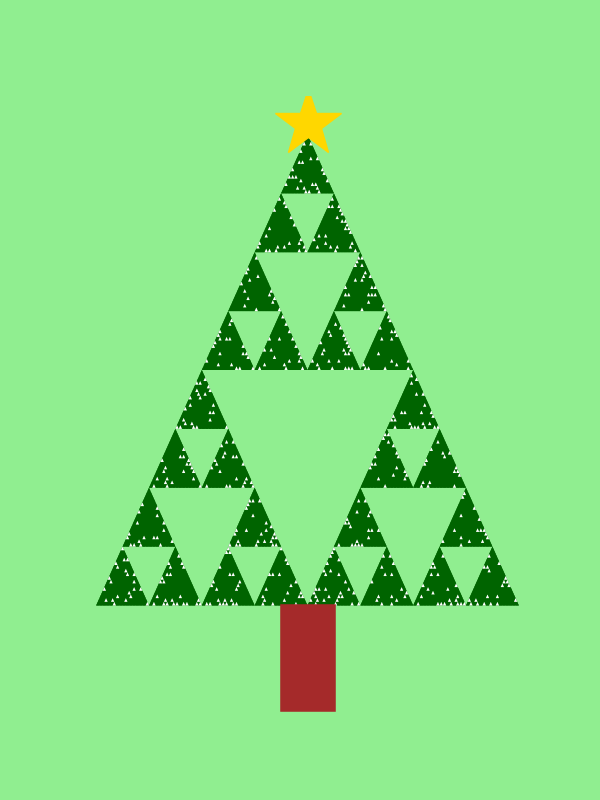

The script that saved this image:
import matplotlib.pyplot as plt
from random import randint

plt.figure(figsize=(6, 8), facecolor='lightgreen')

plt.plot([45, 45], [-15, -5], 'brown', linewidth=40)
plt.plot([45],[92],'gold', marker="*", markersize=50)

def draw_sierpinski(points, depth, colors):
    x1, y1, x2, y2, x3, y3 = points
    if depth > 0:
        draw_sierpinski([x1, y1, (x1 + x2) / 2, (y1 + y2) / 2, (x1 + x3) / 2, (y1 + y3) / 2], depth - 1, colors)
        draw_sierpinski([(x1 + x2) / 2, (y1 + y2) / 2, x2, y2, (x2 + x3) / 2, (y2 + y3) / 2], depth - 1, colors)
        draw_sierpinski([(x1 + x3) / 2, (y1 + y3) / 2, (x2 + x3) / 2, (y2 + y3) / 2, x3, y3], depth - 1, colors)
    else:
        color = colors[randint(0, len(colors)-1)]
        plt.fill([x1, x2, x3, x1], [y1, y2, y3, y1], color)

draw_sierpinski([0, 0, 90, 0, 45, 90], 3, colors=['darkgreen'])
draw_sierpinski([0, 0, 90, 0, 45, 90], 7, colors=['white', 'darkgreen','darkgreen','darkgreen'])

plt.axis('off')
plt.savefig('hw7.png')
plt.show()
